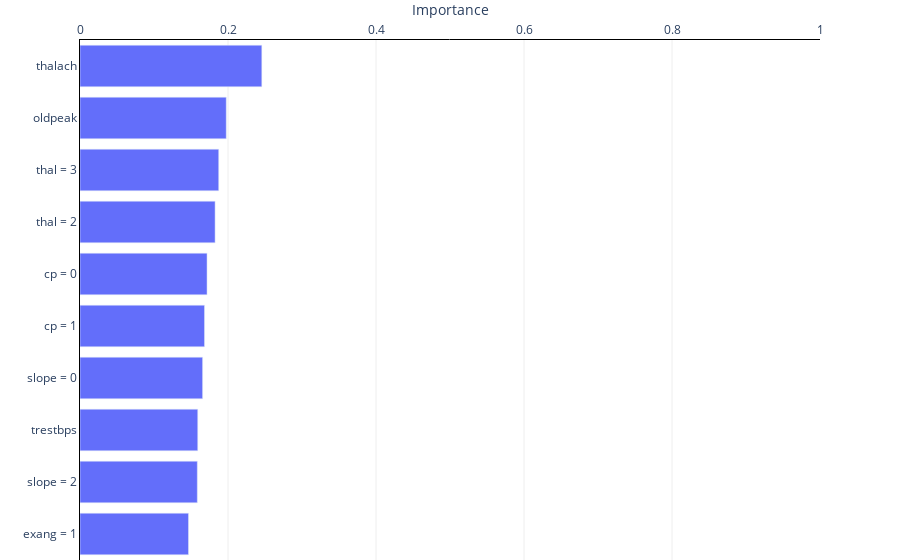

Notebook source saved alongside this figure:
### Markdown cell above
Let's plot the four most impactful features on the predictions:

### Code cell
explainer = ethik.ClassificationExplainer()
explainer.plot_bias_ranking(
    X_test=X_test,
    y_pred=y_pred,
    n_features=10,
)

### Figure 1 — Plotly figure (JSON) as saved in the notebook; plotly's stock layout.template omitted (floating-point values rounded to 4 significant figures)
{"data": [{"hoverinfo": "x", "orientation": "h", "type": "bar", "x": [0.1467, 0.1585, 0.1591, 0.1657, 0.1683, 0.1717, 0.1826, 0.1875, 0.1976, 0.2457], "y": ["exang = 1", "slope = 2", "trestbps", "slope = 0", "cp = 1", "cp = 0", "thal = 2", "thal = 3", "oldpeak", "thalach"]}], "layout": {"margin": {"b": 0, "t": 40}, "plot_bgcolor": "white", "xaxis": {"fixedrange": true, "gridcolor": "#eee", "linecolor": "black", "range": [0, 1], "showline": true, "side": "top", "title": {"text": "Importance"}, "zeroline": false}, "yaxis": {"automargin": true, "fixedrange": true, "linecolor": "black", "showline": true, "zeroline": false}}}
